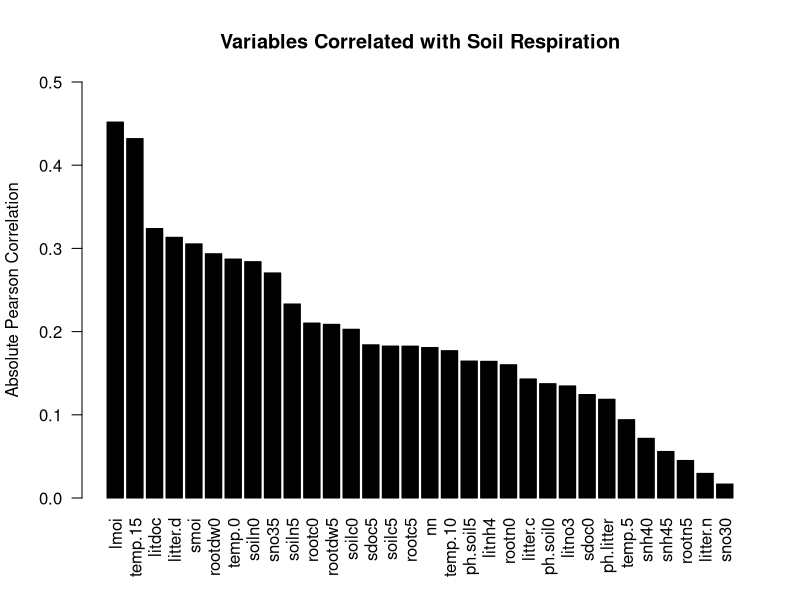
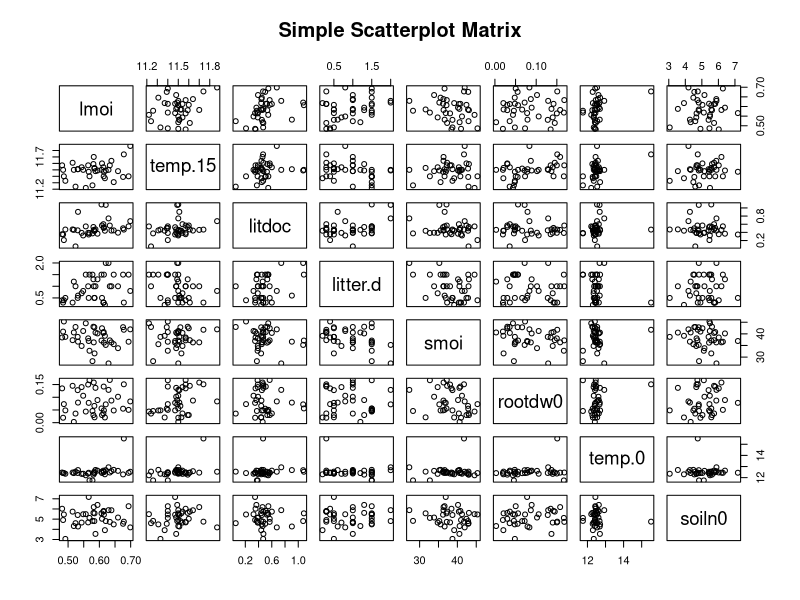
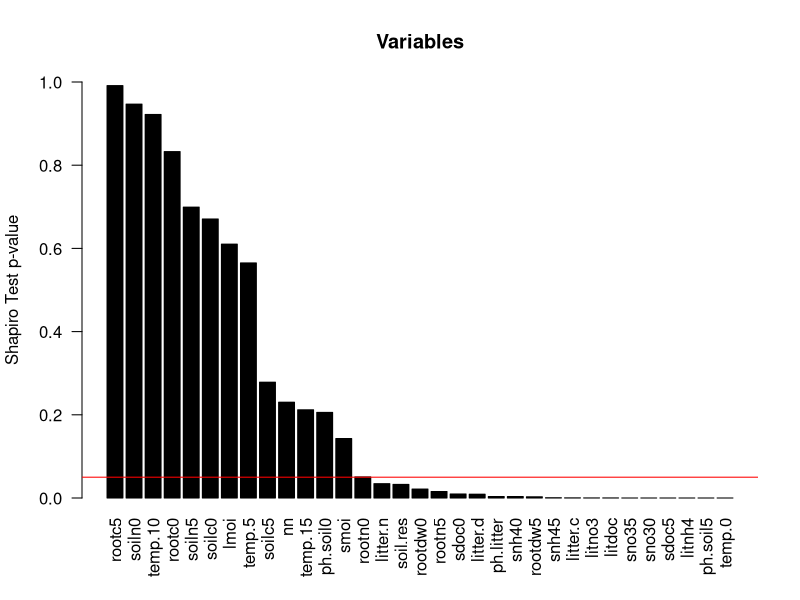
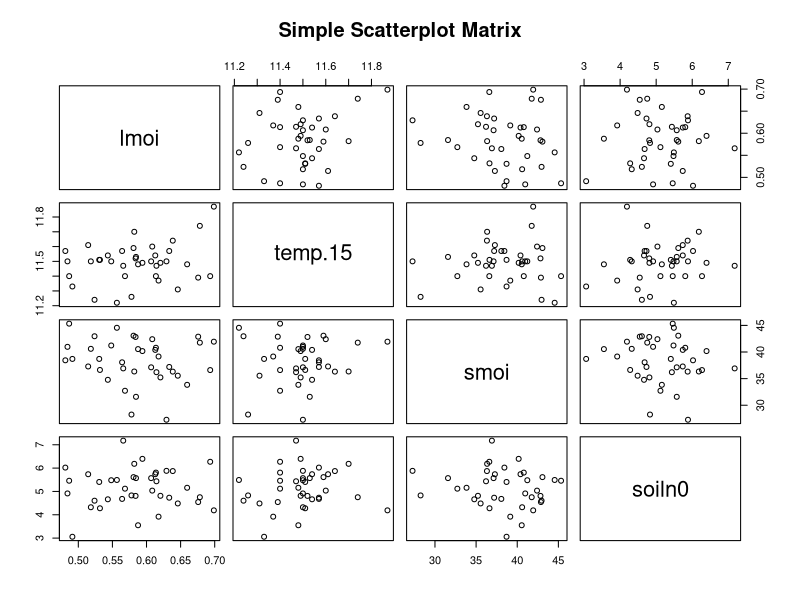
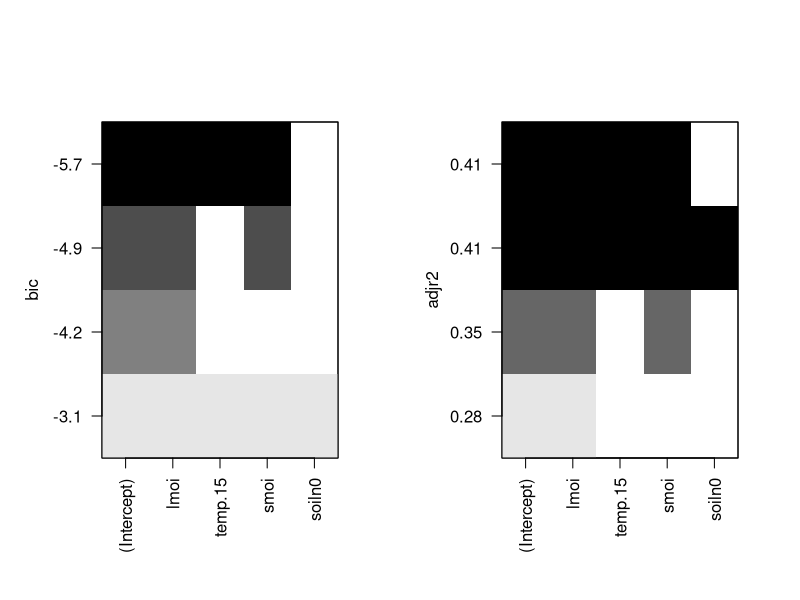

Here is the R script that generated these plots, in order:
# nicht vergessen: setwd!
# setwd("/home/daniel/Schreibtisch/Statistik Projekt")

hainich <- read.csv("hainich.csv", sep = ";", dec = ".")

# Correlation mit Pearson
hainich.pear <- abs(cor(hainich))["soil.res",-1]
hainich.pear.ordered <- hainich.pear[order(hainich.pear, decreasing = T)]
barplot(hainich.pear.ordered, las = 2, ylim = c(0,0.5), col = "black",
        ylab = "Absolute Pearson Correlation", main = "Variables Correlated with Soil Respiration")

names(hainich.pear.ordered)
# fig/scatterplot-pearson-top8.png
pairs(~ lmoi + temp.15 + litdoc + litter.d  + smoi + rootdw0 + temp.0 + soiln0, data=hainich ,main="Simple Scatterplot Matrix")

# Shapiro normalverteilt?
hainich.shapiro <- mapply(function(x) shapiro.test(x)$p.value,hainich)
hainich.shapiro.ordered <- hainich.shapiro[order(hainich.shapiro, decreasing = T)]
barplot(hainich.shapiro.ordered, las = 2, ylim = c(0,1), col = "black",
        ylab = "Shapiro Test p-value", main = "Variables")
abline(h=0.05, col="red")
names(hainich.shapiro.ordered)

# fig/scatterplot-pearson-top8-normalverteilt.png
pairs(~ lmoi + temp.15 + smoi + soiln0, data=hainich ,main="Simple Scatterplot Matrix")

# sampling training data
set.seed(1337)
testFraction <- 0.2 #Fraction of data used for testing (estimate for integer sample size)
sampleCount <- dim(hainich)[1]
index <- sample(1:sampleCount, round(testFraction * sampleCount))
hainich.test <- hainich[index,]
hainich.train <- hainich[-index,]

null <- lm(soil.res ~ 1, data = hainich.train)
# Top 15 Variablen
#full <- lm(soil.res ~ 1 + lmoi + temp.15 + litdoc + litter.d + smoi + rootdw0 + temp.0 + soiln0 + sno35 + soiln5 + rootc0 + rootdw5 + soilc0 + sdoc5 + soilc5, data = hainich.train)
# Top 6 Variablen
#full <- lm(soil.res ~ 1 + lmoi + temp.15 + litdoc + litter.d + smoi + rootdw0, data = hainich.train)
# Top 8 nur normalverteilte Variablen = 4
full <- lm(soil.res ~ 1 + lmoi + temp.15 + smoi + soiln0, data=hainich.train)

step(null, scope=list(lower=null, upper=full), direction="forward")

#info: http://www.stat.columbia.edu/~martin/W2024/R10.pdf
library("leaps")
hainich.leaps <- regsubsets(soil.res ~ 1 + lmoi + temp.15 + smoi + soiln0,
                             data=hainich.train, method = "forward")

summary(hainich.leaps)
par(mfrow=c(1,2))
plot(hainich.leaps, scale="bic")
plot(hainich.leaps, scale="adjr2")
summary(hainich.leaps)$bic
